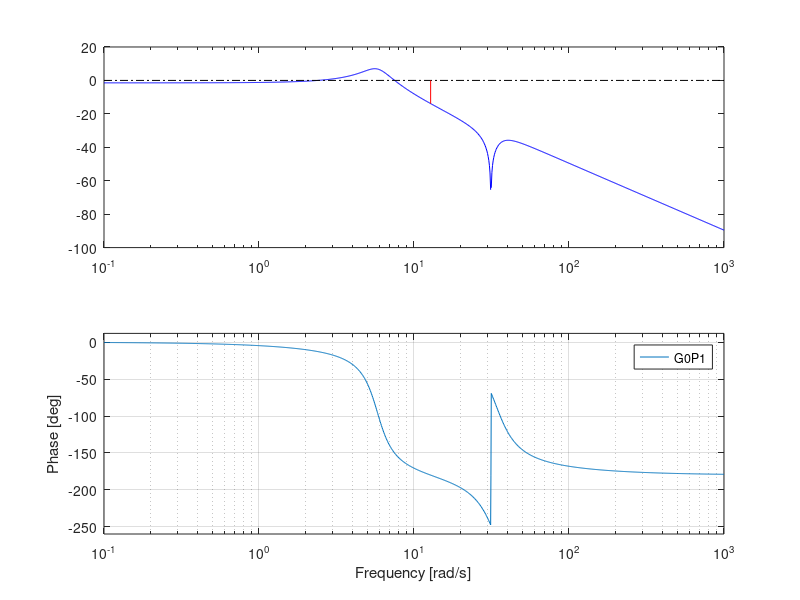

This figure's MATLAB source: (Note: this script raises an error after producing the figure.)
%%%%%%%%%%%%%%%%%%%%%%%%%%%%%%%%%%%%%%%%%%%%%%%%%%%%%%%%%%%%%%%%%%%%%%%%%%%
% IRT Regelunsgtechnisches Labor
% Aufgabe 7 und 8 - Vorlage
%Yating Liu
%%%%%%%%%%%%%%%%%%%%%%%%%%%%%%%%%%%%%%%%%%%%%%%%%%%%%%%%%%%%%%%%%%%%%%%%%%%
clc
clear
close all

% Parameter der Regelstrecke Viertelfahrzeug

% Massen
m_s = 4.5;             % Aufbaumasse [kg]
m_u = 0.9;             % Radmasse [kg]

% Federsteifigkeiten
c_s = 177;             % Federsteifigkeit c_s [N/m]
c_u = 885;             % Federsteifigkeit c_u [N/m]

% Dämpferkonstanten
d_s = 0.142*10^3*0.1;  % Dämpferkonstante d_s [Ns/m]


%% Teilübertragungsfunktion aufstellen

% Koeffizienten des Zählerpolynoms
b2_u = m_u;
b1_u = 0;
b0_u = c_u;

% Koeffizienten des Nennerpolynoms
a4_u = m_u*m_s;
a3_u = (m_u+m_s)*d_s;
a2_u = m_s*(c_s+c_u)+m_u*c_s;
a1_u = d_s*c_u;
a0_u = c_s*c_u;

Gsu = tf([b2_u,b1_u,b0_u],[a4_u,a3_u,a2_u,a1_u,a0_u]);

%% Reglerauslegung

% P-Regler
Gr_P = 1;

% Offenen Regelkreis aufstellen
G0P = Gsu*Gr_P;

% Bode Plot für offenen Regelkreis
figure(1)
bode(G0P);

% Reglerauslegung ergänzen
% Aufagbe 7
G0P1 = Gsu*db2mag(43.5)
bode(G0P1)
margin(G0P1)

%% Aufgabe 8
pzmap(Gsu)

K_p = 1;
s = tf('s');
R_3 = K_p*33.67*(1/33.67*s^2 +  2.211/33.67*s+1)/( 2.211/33.67*s);
% pzmap(G0*R3)
bode(Gsu*R_3)
% sisotool(G0R3)

K_p = db2mag(32.5);
s = tf('s');
R_3 = K_p*33.67*(1/33.67*s^2 +  2.211/33.67*s+1)/( 2.211/33.67*s);

figure()
bode(Gsu*R_3)
GgR3 = feedback(Gsu*R_3,1);
step(GgR3)




